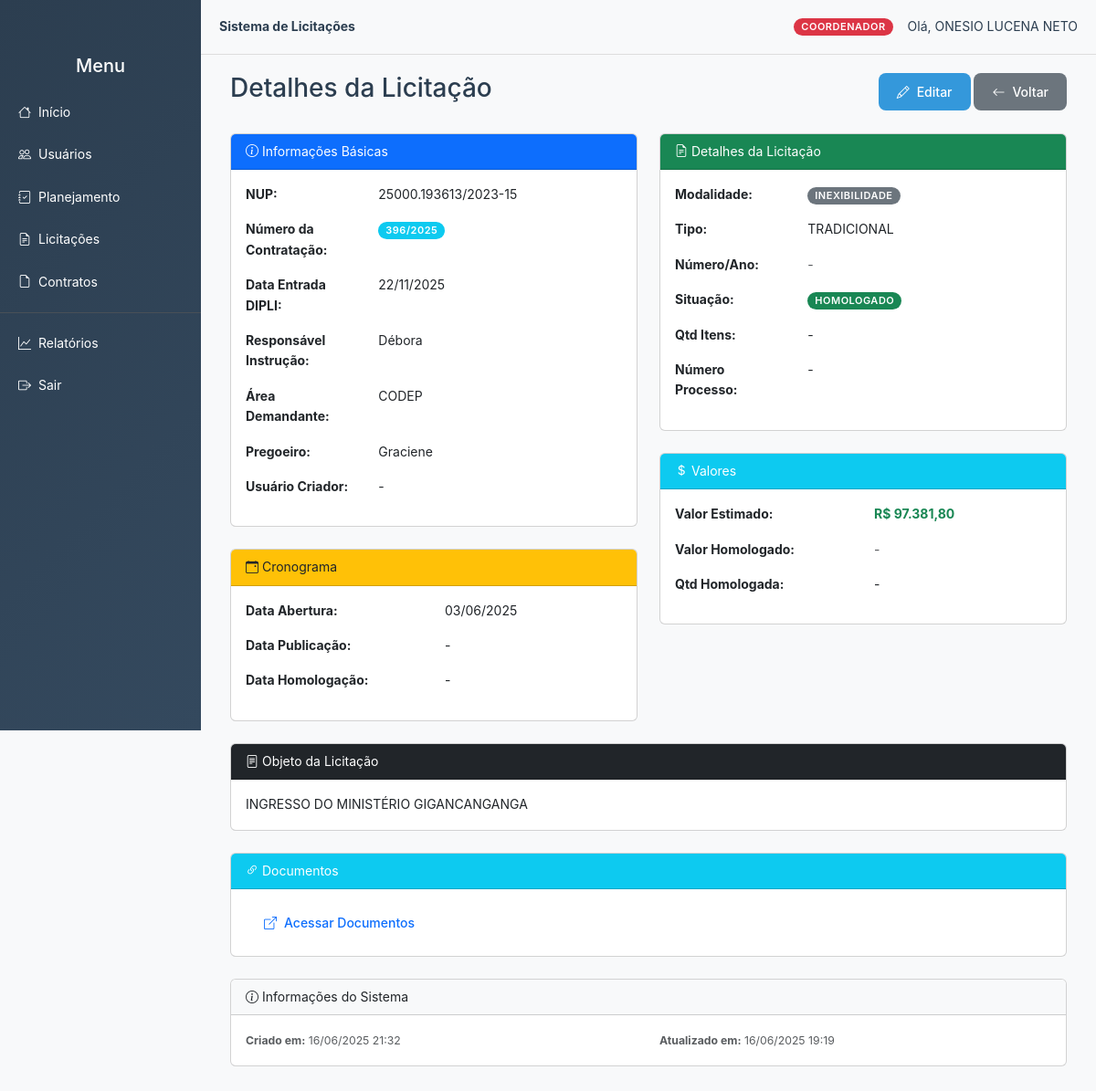
The app's page /public/licitacoes/details/37 (signed in) with its own data.
### tables this page shows
CREATE TABLE `licitacoes` (
  `id` int(11) NOT NULL,
  `nup` varchar(20) DEFAULT NULL COMMENT 'Número Único de Protocolo',
  `data_entrada_dipli` date DEFAULT NULL COMMENT 'Data de entrada na DIPLI',
  `resp_instrucao` varchar(255) DEFAULT NULL COMMENT 'Responsável pela instrução',
  `area_demandante` varchar(255) DEFAULT NULL COMMENT 'Área que demandou a licitação',
  `pregoeiro` varchar(255) DEFAULT NULL COMMENT 'Nome do pregoeiro',
  `pca_dados_id` int(11) DEFAULT NULL COMMENT 'Vinculação com PCA atual',
  `numero_processo` varchar(100) DEFAULT NULL COMMENT 'Número do processo (mantido para compatibilidade)',
  `tipo_licitacao` varchar(50) DEFAULT NULL COMMENT 'Tipo de licitação (mantido para compatibilidade)',
  `modalidade` varchar(50) DEFAULT NULL,
  `tipo` varchar(50) DEFAULT NULL COMMENT 'Tipo da licitação (TRADICIONAL, COTACAO, SRP)',
  `numero_contratacao` varchar(100) DEFAULT NULL COMMENT 'Número da contratação do PCA',
  `numero` int(11) DEFAULT NULL COMMENT 'Número sequencial da licitação',
  `ano` int(11) DEFAULT NULL COMMENT 'Ano da licitação',
  `objeto` text DEFAULT NULL,
  `valor_estimado` decimal(15,2) DEFAULT NULL,
  `qtd_itens` int(11) DEFAULT NULL COMMENT 'Quantidade de itens da licitação',
  `data_abertura` date DEFAULT NULL,
  `data_publicacao` date DEFAULT NULL COMMENT 'Data de publicação do edital',
  `data_homologacao` date DEFAULT NULL,
  `valor_homologado` decimal(15,2) DEFAULT NULL COMMENT 'Valor homologado',
  `qtd_homol` int(11) DEFAULT NULL COMMENT 'Quantidade homologada',
  `economia` decimal(15,2) DEFAULT NULL COMMENT 'Economia obtida (estimado - homologado)',
  `link` text DEFAULT NULL COMMENT 'Link para documentos/edital',
  `usuario_id` int(11) DEFAULT NULL COMMENT 'ID do usuário que criou',
  `situacao` enum('EM_ANDAMENTO','HOMOLOGADO','FRACASSADO','REVOGADO','CANCELADO','PREPARACAO') DEFAULT 'EM_ANDAMENTO',
  `observacoes` text DEFAULT NULL COMMENT 'Observações gerais',
  `usuario_criador` int(11) DEFAULT NULL COMMENT 'Usuário criador (mantido para compatibilidade)',
  `criado_em` timestamp NOT NULL DEFAULT current_timestamp(),
  `atualizado_em` timestamp NOT NULL DEFAULT current_timestamp() ON UPDATE current_timestamp()
);

### core/Controller.php (called while the page is built, shortened)
<?php
class Controller {
    protected function model($model) {
        return new $className();
    }
    public function view($view, $data = [], $title = '', $layout = 'template')
{
    extract($data);
    require_once __DIR__ . '/../app/views/_layouts/' . $layout . '.php';
}
}

### app/controllers/LicitacoesController.php (called while the page is built, shortened)
<?php
require_once __DIR__ . '/../helpers/auth.php';
class LicitacoesController extends Controller
{
    private $licitacaoModel;
    public function __construct()
    {
        $this->licitacaoModel = $this->model('LicitacaoModel');
    }
    public function details($id)
    {
        $licitacao = $this->licitacaoModel->buscarPorId($id);
        $this->view('licitacoes/view', [
            'licitacao' => $licitacao
        ], 'Detalhes da Licitação');
    }
}

### app/helpers/auth.php (called while the page is built, shortened)
<?php
function isLoggedIn() {
    return isset($_SESSION['usuario']);
}
function getNivelUsuario(): int {
    return (int) ($_SESSION['usuario']['nivel_acesso'] ?? 4);
}
function isCoordenador(): bool {
    return getNivelUsuario() === 1;
}
function podeEditarLicitacoes(): bool {
    return isCoordenador() || isLicitacao();
}

### config/database.php (called while the page is built)
<?php
class Database {
    public static function connect() {
        $host = 'localhost';
        $db   = 'sistema_licitacao';
        $user = 'root';
        $pass = '';
        $charset = 'utf8mb4';
        $dsn = "mysql:host=$host;dbname=$db;charset=$charset";
        try {
            $pdo = new PDO($dsn, $user, $pass, [
                PDO::ATTR_ERRMODE => PDO::ERRMODE_EXCEPTION
            ]);
            return $pdo;
        } catch (PDOException $e) {
            die("Erro na conexão: " . $e->getMessage());
        }
    }
}

### core/Model.php (called while the page is built, shortened)
<?php
require_once __DIR__ . '/../config/database.php';
class Model {
    public function __construct() {
        $this->db = Database::connect();
    }
}

### app/models/LicitacaoModel.php (called while the page is built, shortened)
<?php
class LicitacaoModel extends Model
{
    public function buscarPorId(int $id): ?array
    {
        $sql = "SELECT l.*, u.nome as nome_usuario
                FROM licitacoes l
                LEFT JOIN usuarios u ON l.usuario_id = u.id
                WHERE l.id = :id";
        $stmt = $this->db->prepare($sql);
        $stmt->execute([':id' => $id]);
        return $stmt->fetch(PDO::FETCH_ASSOC) ?: null;
    }
}

### app/views/licitacoes/view.php (the view, shortened to what this page needs)
<div class="container">
    <div class="d-flex justify-content-between align-items-center mb-4">
        <h3>Detalhes da Licitação</h3>
        <div>
            <?php if (podeEditarLicitacoes()): ?>
                <a href="<?= BASE_URL ?>licitacoes/edit/<?= $licitacao['id'] ?>" class="btn btn-primary">
                    <i class="bi bi-pencil"></i> Editar
                </a>
            <?php endif; ?>
            <a href="<?= BASE_URL ?>licitacoes/index" class="btn btn-secondary">
                <i class="bi bi-arrow-left"></i> Voltar
            </a>
        </div>
    </div>
    <div class="row">
        <div class="col-md-6">
            <div class="card mb-4">
                <div class="card-header bg-primary text-white">
                    <i class="bi bi-info-circle"></i> Informações Básicas
                </div>
                <div class="card-body">
                    <div class="row mb-3">
                        <div class="col-sm-4"><strong>NUP:</strong></div>
                        <div class="col-sm-8"><?= htmlspecialchars($licitacao['nup']) ?></div>
                    </div>
                    <div class="row mb-3">
                        <div class="col-sm-4"><strong>Número da Contratação:</strong></div>
                        <div class="col-sm-8">
                            <?php if ($licitacao['numero_contratacao']): ?>
                                <span class="badge bg-info"><?= htmlspecialchars($licitacao['numero_contratacao']) ?></span>
                            <?php else: ?>
                                <span class="text-muted">-</span>
                            <?php endif; ?>
                        </div>
                    </div>
                    <div class="row mb-3">
                        <div class="col-sm-4"><strong>Data Entrada DIPLI:</strong></div>
                        <div class="col-sm-8">
                            <?= $licitacao['data_entrada_dipli'] ? date('d/m/Y', strtotime($licitacao['data_entrada_dipli'])) : '-' ?>
                        </div>
                    </div>
                    <div class="row mb-3">
                        <div class="col-sm-4"><strong>Responsável Instrução:</strong></div>
                        <div class="col-sm-8"><?= htmlspecialchars($licitacao['resp_instrucao']) ?: '-' ?></div>
                    </div>
                    <div class="row mb-3">
                        <div class="col-sm-4"><strong>Área Demandante:</strong></div>
                        <div class="col-sm-8"><?= htmlspecialchars($licitacao['area_demandante']) ?: '-' ?></div>
                    </div>
                    <div class="row mb-3">
                        <div class="col-sm-4"><strong>Pregoeiro:</strong></div>
                        <div class="col-sm-8"><?= htmlspecialchars($licitacao['pregoeiro']) ?: '-' ?></div>
                    </div>
                    <div class="row mb-3">
                        <div class="col-sm-4"><strong>Usuário Criador:</strong></div>
                        <div class="col-sm-8"><?= htmlspecialchars($licitacao['nome_usuario']) ?: '-' ?></div>
                    </div>
                </div>
            </div>
            <div class="card mb-4">
                <div class="card-header bg-warning text-dark">
                    <i class="bi bi-calendar-event"></i> Cronograma
                </div>
                <div class="card-body">
                    <div class="row mb-3">
                        <div class="col-sm-6"><strong>Data Abertura:</strong></div>
                        <div class="col-sm-6">
                            <?= $licitacao['data_abertura'] ? date('d/m/Y', strtotime($licitacao['data_abertura'])) : '-' ?>
                        </div>
                    </div>
                    <div class="row mb-3">
                        <div class="col-sm-6"><strong>Data Publicação:</strong></div>
                        <div class="col-sm-6">
                            <?= $licitacao['data_publicacao'] ? date('d/m/Y', strtotime($licitacao['data_publicacao'])) : '-' ?>
                        </div>
                    </div>
                    <div class="row mb-3">
                        <div class="col-sm-6"><strong>Data Homologação:</strong></div>
                        <div class="col-sm-6">
                            <?= $licitacao['data_homologacao'] ? date('d/m/Y', strtotime($licitacao['data_homologacao'])) : '-' ?>
                        </div>
                    </div>
                </div>
            </div>
        </div>
        <div class="col-md-6">
            <div class="card mb-4">
                <div class="card-header bg-success text-white">
                    <i class="bi bi-file-earmark-text"></i> Detalhes da Licitação
                </div>
                <div class="card-body">
                    <div class="row mb-3">
                        <div class="col-sm-4"><strong>Modalidade:</strong></div>
                        <div class="col-sm-8">
                            <span class="badge bg-secondary"><?= htmlspecialchars($licitacao['modalidade']) ?></span>
                        </div>
                    </div>
                    <div class="row mb-3">
                        <div class="col-sm-4"><strong>Tipo:</strong></div>
                        <div class="col-sm-8"><?= htmlspecialchars($licitacao['tipo']) ?: '-' ?></div>
                    </div>
                    <div class="row mb-3">
                        <div class="col-sm-4"><strong>Número/Ano:</strong></div>
                        <div class="col-sm-8">
                            <?php if ($licitacao['numero'] && $licitacao['ano']): ?>
                                <?= $licitacao['numero'] ?>/<?= $licitacao['ano'] ?>
                            <?php else: ?>
                                <span class="text-muted">-</span>
                            <?php endif; ?>
                        </div>
                    </div>
                    <div class="row mb-3">
                        <div class="col-sm-4"><strong>Situação:</strong></div>
                        <div class="col-sm-8">
                            <?php
                            $badgeClass = match($licitacao['situacao']) {
                                'HOMOLOGADO' => 'bg-success',
                                'EM_ANDAMENTO' => 'bg-primary',
                                'PREPARACAO' => 'bg-warning',
                                'FRACASSADO', 'REVOGADO', 'CANCELADO' => 'bg-danger',
                                default => 'bg-secondary'
                            };
                            ?>
                            <span class="badge <?= $badgeClass ?>">
                                <?= ucfirst(str_replace('_', ' ', $licitacao['situacao'])) ?>
                            </span>
                        </div>
                    </div>
                    <div class="row mb-3">
                        <div class="col-sm-4"><strong>Qtd Itens:</strong></div>
                        <div class="col-sm-8"><?= $licitacao['qtd_itens'] ?: '-' ?></div>
                    </div>
                    <div class="row mb-3">
                        <div class="col-sm-4"><strong>Número Processo:</strong></div>
                        <div class="col-sm-8"><?= htmlspecialchars($licitacao['numero_processo']) ?: '-' ?></div>
                    </div>
                </div>
            </div>
            <div class="card mb-4">
                <div class="card-header bg-info text-white">
                    <i class="bi bi-currency-dollar"></i> Valores
                </div>
                <div class="card-body">
                    <div class="row mb-3">
                        <div class="col-sm-6"><strong>Valor Estimado:</strong></div>
                        <div class="col-sm-6">
                            <?php if ($licitacao['valor_estimado']): ?>
                                <span class="text-success fw-bold">
                                    R$ <?= number_format($licitacao['valor_estimado'], 2, ',', '.') ?>
                                </span>
                            <?php else: ?>
                                <span class="text-muted">-</span>
                            <?php endif; ?>
                        </div>
                    </div>
                    <div class="row mb-3">
                        <div class="col-sm-6"><strong>Valor Homologado:</strong></div>
                        <div class="col-sm-6">
                            <?php if ($licitacao['valor_homologado']): ?>
                                <span class="text-primary fw-bold">
                                    R$ <?= number_format($licitacao['valor_homologado'], 2, ',', '.') ?>
                                </span>
                            <?php else: ?>
                                <span class="text-muted">-</span>
                            <?php endif; ?>
                        </div>
                    </div>
                    <div class="row mb-3">
                        <div class="col-sm-6"><strong>Qtd Homologada:</strong></div>
                        <div class="col-sm-6"><?= $licitacao['qtd_homol'] ?: '-' ?></div>
                    </div>
                </div>
            </div>
        </div>
    </div>
    <div class="card mb-4">
        <div class="card-header bg-dark text-white">
            <i class="bi bi-file-text"></i> Objeto da Licitação
        </div>
        <div class="card-body">
            <p class="mb-0">
                <?= $licitacao['objeto'] ? nl2br(htmlspecialchars($licitacao['objeto'])) : '<span class="text-muted">Não informado</span>' ?>
            </p>
        </div>
    </div>
    <?php if ($licitacao['link']): ?>
        <div class="card mb-4">
            <div class="card-header bg-info text-white">
                <i class="bi bi-link-45deg"></i> Documentos
            </div>
            <div class="card-body">
                <a href="<?= htmlspecialchars($licitacao['link']) ?>" target="_blank" class="btn btn-outline-primary">
                    <i class="bi bi-box-arrow-up-right"></i> Acessar Documentos
                </a>
            </div>
        </div>
    <?php endif; ?>
    <div class="card mb-4">
        <div class="card-header bg-light">
            <i class="bi bi-info-circle"></i> Informações do Sistema
        </div>
        <div class="card-body">
            <div class="row">
                <div class="col-md-6">
                    <small class="text-muted">
                        <strong>Criado em:</strong>
                        <?= date('d/m/Y H:i', strtotime($licitacao['criado_em'])) ?>
                    </small>
                </div>
                <div class="col-md-6">
                    <small class="text-muted">
                        <strong>Atualizado em:</strong>
                        <?= date('d/m/Y H:i', strtotime($licitacao['atualizado_em'])) ?>
                    </small>
                </div>
            </div>
        </div>
    </div>
</div>

### records on screen
licitacoes: nup "25000.193613/2023-15", numero_contratacao "396/2025", data_entrada_dipli "22/11/2025", resp_instrucao "Débora", area_demandante "CODEP", pregoeiro "Graciene", data_abertura "03/06/2025", modalidade "INEXIBILIDADE", tipo "TRADICIONAL", situacao "HOMOLOGADO", qtd_itens "-", numero_processo "-", valor_estimado "97.381,80", qtd_homol "-", objeto "INGRESSO DO MINISTÉRIO GIGANCANGANGA", criado_em "16/06/2025 21:32", atualizado_em "16/06/2025 19:19"

### other values on screen
$nomeNivel "COORDENADOR"
$_SESSION['usuario']['nome'] "ONESIO LUCENA NETO"
htmlspecialchars($licitacao['nome_usuario']) ?: '-' "-"
